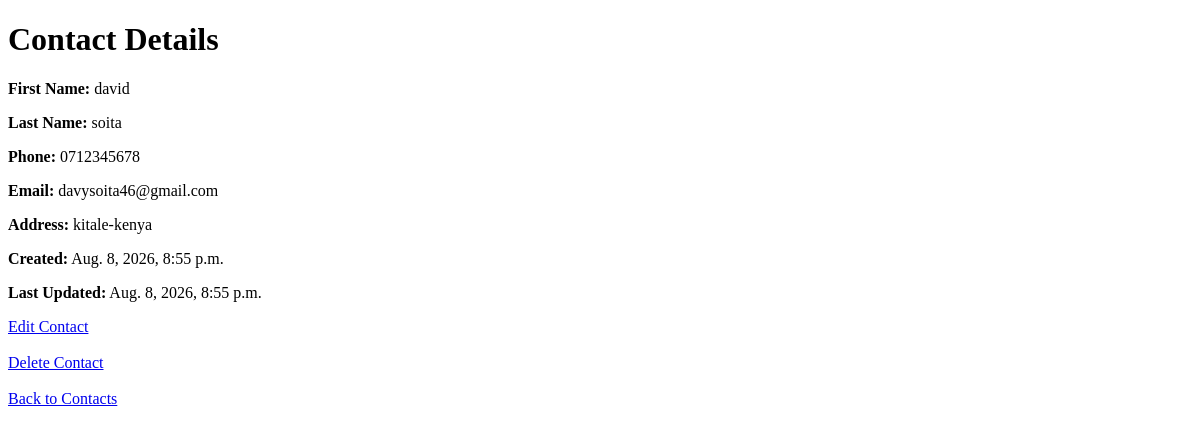
The app's page /contacts/1/, older data.
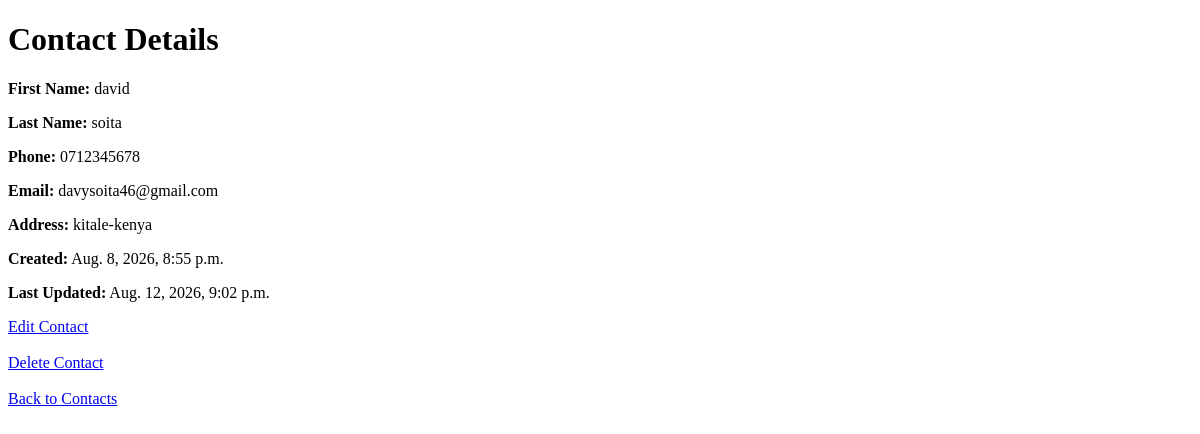
The same page, newer data.
### contacts/models.py (models this page shows, shortened)
class Contact(models.Model):
    first_name = models.CharField(max_length=100)
    last_name = models.CharField(max_length=100)
    phone_number = models.CharField(max_length=15)
    email = models.EmailField(unique=True)
    address = models.TextField(blank=True)
    created_at = models.DateTimeField(auto_now_add=True)
    updated_at = models.DateTimeField(auto_now=True)

### contacts/views.py (the view)
# urls.py: path('contacts/<int:pk>/', views.contact_detail, name='contact_detail'),
def contact_detail(request, pk):
    contact = get_object_or_404(Contact, pk=pk)
    return render(request, 'contacts/contact_detail.html', {'contact': contact})

### contacts/templates/contacts/contact_detail.html (shortened to what this page needs)
<!DOCTYPE html>
<html>
<head>
</head>
<body>
    <h1>Contact Details</h1>
    <p>
        <strong>First Name:</strong>
        {{ contact.first_name }}
    </p>
    <p>
        <strong>Last Name:</strong>
        {{ contact.last_name }}
    </p>
    <p>
        <strong>Phone:</strong>
        {{ contact.phone_number }}
    </p>
    <p>
        <strong>Email:</strong>
        {{ contact.email }}
    </p>
    <p>
        <strong>Address:</strong>
        {{ contact.address }}
    </p>
    <p>
        <strong>Created:</strong>
        {{ contact.created_at }}
    </p>
    <p>
        <strong>Last Updated:</strong>
        {{ contact.updated_at }}
    </p>
   <a href="{% url 'edit_contact' contact.id %}">
    Edit Contact
</a>
<br><br>
<a href="{% url 'delete_contact' contact.id %}">Delete Contact</a>
<br><br>
<a href="{% url 'home' %}">
    Back to Contacts
</a>
</body>
</html>

Row changes from the older to the newer data that the page shows:
changed Contact "david": updated_at "Aug. 8, 2026, 8:55 p.m." → "Aug. 12, 2026, 9:02 p.m."
